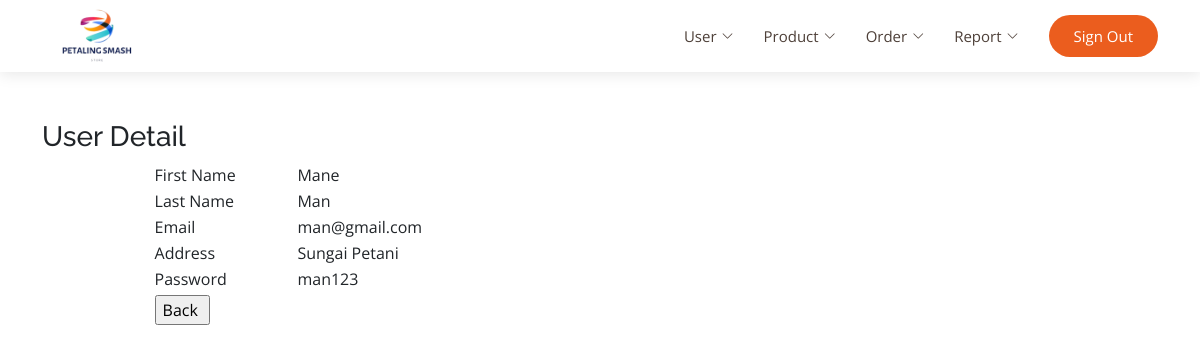
/admin/detail_user.php?user_id=23 (signed in), run on the app's committed database.
### tables this page shows
CREATE TABLE `user` (
  `user_id` int(11) NOT NULL,
  `first_name` varchar(200) NOT NULL,
  `last_name` varchar(200) NOT NULL,
  `email` varchar(200) NOT NULL,
  `password` varchar(200) NOT NULL,
  `address` varchar(200) NOT NULL,
  `level_id` int(11) NOT NULL,
  `membership` varchar(200) NOT NULL
);

### admin/detail_user.php (the view, shortened to what this page needs)
<?php
include('../db.php');
$user = $_SESSION['email'];
?>
<!DOCTYPE html>
<html lang="en">
<head>
  <link href="../assets/vendor/aos/aos.css" rel="stylesheet">
  <link href="../assets/vendor/bootstrap/css/bootstrap.min.css" rel="stylesheet">
  <link href="../assets/vendor/bootstrap-icons/bootstrap-icons.css" rel="stylesheet">
  <link href="../assets/vendor/boxicons/css/boxicons.min.css" rel="stylesheet">
  <link href="../assets/vendor/glightbox/css/glightbox.min.css" rel="stylesheet">
  <link href="../assets/vendor/swiper/swiper-bundle.min.css" rel="stylesheet">
  <link href="../assets/css/style.css" rel="stylesheet">
</head>
<body>
  <header id="header" class="fixed-top d-flex align-items-center">
    <div class="container d-flex align-items-center justify-content-between">
    <div class="logo">
<a href="admin.php"><img src="../images/logo2.png" alt="Logo" class="img-fluid"></a>
</div>
      <nav id="navbar" class="navbar">
        <ul>
          <li class="dropdown"><a href="#"><span>User</span> <i class="bi bi-chevron-down"></i></a>
          </li>
          <li class="dropdown"><a href="#"><span>Product</span> <i class="bi bi-chevron-down"></i></a>
          </li>
          <li class="dropdown"><a href="#"><span>Order</span> <i class="bi bi-chevron-down"></i></a>
          </li>
          <li class="dropdown"><a href="#"><span>Report</span> <i class="bi bi-chevron-down"></i></a>
          </li>
          <li><a class="getstarted scrollto" href="../login/logout.php">Sign Out</a></li>
        </ul>
      </nav>
    </div>
  </header>
  <br><Br><Br><Br><Br>
<div class="container">
<h3>User Detail</h3>
<?php
    $user_id = isset($_GET['user_id']) ? $_GET['user_id'] : '';
	$query = "SELECT * FROM user WHERE user_id='$user_id'";
	$result = mysqli_query($db, $query) or die ("Error: " . mysqli_error($db));
	$row = mysqli_fetch_array($result);
?>
<fieldset>
<form name="edit_user" method="post" action="db_update_user.php" enctype="multipart/form-data">
    <table width="80%" border="0" align="center">
      <tr>
        <td width="16%">First Name</td>
        <td width="84%"><?php echo ucwords (strtolower($row['first_name'])); ?></td>
      </tr>
      <tr>
        <td width="16%">Last Name</td>
        <td width="84%"><?php echo ucwords (strtolower($row['last_name'])); ?></td>
      </tr>
	  <tr>
        <td width="16%">Email</td>
        <td><?php echo $row['email']; ?></td>
      </tr>
      <tr>
        <td width="16%">Address</td>
        <td><?php echo ucwords (strtolower($row['address'])); ?></td>
      </tr>
      <tr>
        <td width="16%">Password</td>
        <td><?php echo $row['password']; ?></td>
      </tr>
      <tr>
        <td colspan="2"><input type="hidden" name="user" value=" <?php echo $user; ?> " />
      </tr>
      <tr>
        <td colspan="2"><input type="button" name="cancel" value="Back " onclick="location.href='view_user.php'" /></td>
      </tr>
    </table>
</form>
</fieldset>
</div>
</body>
</html>

### assets/css/style.css (style rules this page uses)
body { font-family: "Open Sans", sans-serif; color: #212529; }
a { color: #eb5d1e; text-decoration: none; }
h1, h2, h3, h4, h5, h6, .font-primary { font-family: "Raleway", sans-serif; }
#header { height: 72px; transition: all 0.5s; z-index: 997; transition: all 0.5s; background: #fff; box-shadow: 0px 2px 15px rgba(0, 0, 0, 0.1); }
#header .logo img { padding: 0; margin: 0; max-height: 110px; }
.navbar { padding: 0; }
.navbar ul { margin: 0; padding: 0; display: flex; list-style: none; align-items: center; }
.navbar li { position: relative; }
.navbar a, .navbar a:focus { display: flex; align-items: center; justify-content: space-between; padding: 10px 0 10px 30px; font-size: 15px; color: #4e4039; white-space: nowrap; transition: 0.3s; }
.navbar a i, .navbar a:focus i { font-size: 12px; line-height: 0; margin-left: 5px; }
.navbar .getstarted, .navbar .getstarted:focus { background: #eb5d1e; color: #fff; padding: 10px 25px; margin-left: 30px; border-radius: 50px; }

### data on the page
user: first_name "Mane", last_name "Man", email "man@gmail.com", address "Sungai Petani", password "man123"
